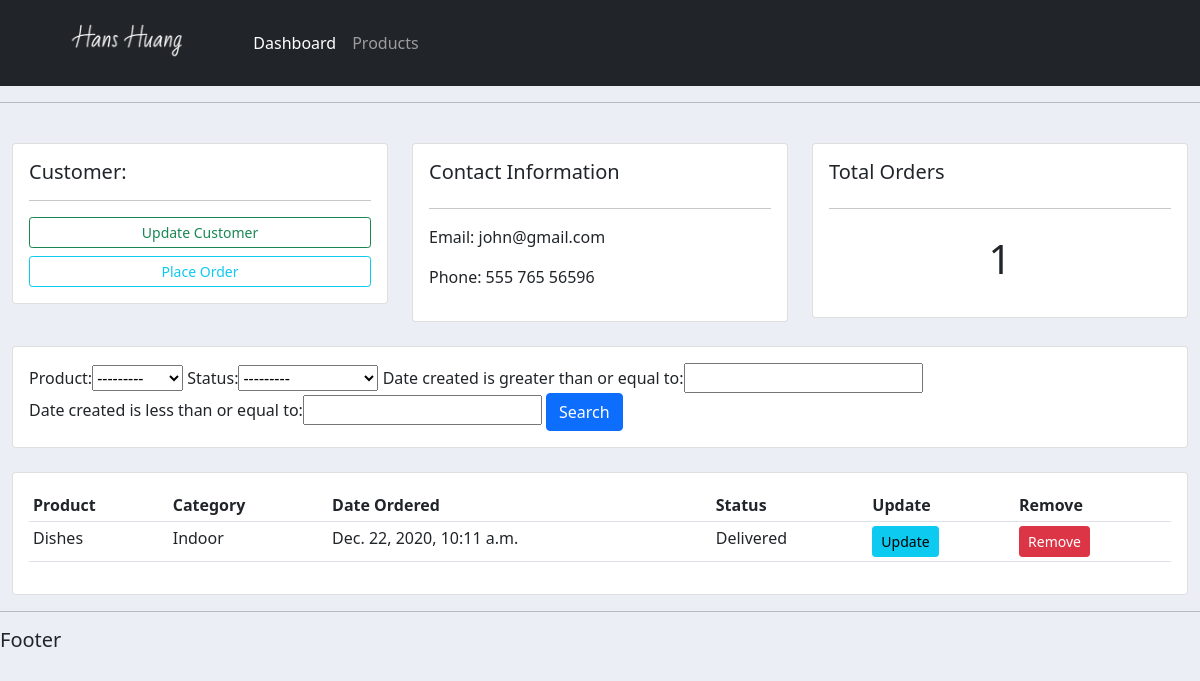
The app's page /customer/1, older data.
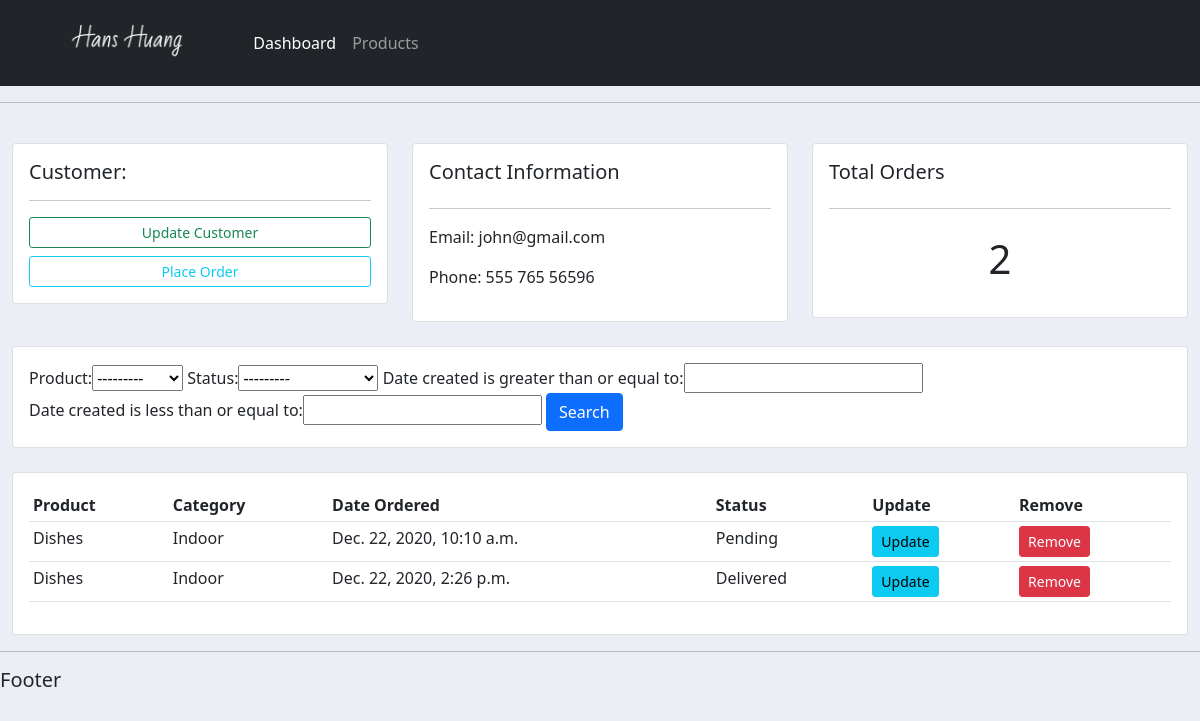
The same page, newer data.
### accounts/models.py (models this page shows, shortened)
class Order(models.Model):
    STATUS = (
        ('Pending', 'Pending'),
        ('Out for delivery', 'Out for delivery'),
        ('Delivered', 'Delivered'),
    )
    customer = models.ForeignKey(Customer, null=True, on_delete=models.SET_NULL)
    product = models.ForeignKey(Product, null=True, on_delete=models.SET_NULL)
    date_created = models.DateTimeField(auto_now_add=True, null=True)
    status = models.CharField(max_length=200, null=True, choices=STATUS)

class Product(models.Model):
    CATEGORY = (
        ('Indoor', 'Indoor'),
        ('Out Door', 'Out Door'),
    )
    name = models.CharField(max_length=200, null=True)
    price = models.FloatField(null=True)
    category = models.CharField(max_length=200, null=True, choices=CATEGORY)
    description = models.CharField(max_length=200, null=True, blank=True)
    date_created = models.DateTimeField(auto_now_add=True, null=True)
    tags = models.ManyToManyField(Tag)
    def __str__(self):
        return self.name

### accounts/views.py (the view)
# urls.py: path('customer/<str:pk>', views.customer, name='customer'),
def customer(request, pk):
    customer = Customer.objects.get(pk=pk)
    orders = customer.order_set.all()
    order_count = orders.count()
    my_filter = OrderFilter(request.GET, queryset=orders)
    orders = my_filter.qs
    context = {
        'customer': customer,
        'orders': orders,
        'order_count': order_count,
        'my_filter': my_filter,
    }
    return render(request, 'accounts/customer.html', context)

### accounts/templates/accounts/customer.html
{% extends 'base.html' %}
{% block content %}
    <br>
    <div class="row">
        <div class="col-md">
            <div class="card">
                <div class="card-body">
                    <h5>Customer:</h5>
                    <hr>
                    <div class="d-grid gap-2">
                        <a class="btn btn-outline-success btn-sm" href="">Update Customer</a>
                        <a class="btn btn-outline-info btn-sm" href="{% url 'create_order' customer.pk %}">Place Order</a>
                    </div>
                </div>
            </div>
        </div>
        <div class="col-md">
            <div class="card card-body">
                <h5>Contact Information</h5>
                <hr>
                <p>Email: {{ customer.email }}</p>
                <p>Phone: {{ customer.phone }}</p>
            </div>
        </div>
        <div class="col-md">
            <div class="card card-body">
                <h5>Total Orders</h5>
                <hr>
                <h1 style="text-align: center;padding: 10px">{{ order_count }}</h1>
            </div>
        </div>
    </div>
    <br>
    <div class="row">
        <div class="col">
            <div class="card card-body">
                <form method="get">
                    {{ my_filter.form }}
                    <button class="btn btn-primary" type="submit">Search</button>
                </form>
            </div>
        </div>
    </div>
    <br>
    <div class="row">
        <div class="col-md">
            <div class="card card-body">
                <table class="table table-sm">
                    <tr>
                        <th>Product</th>
                        <th>Category</th>
                        <th>Date Ordered</th>
                        <th>Status</th>
                        <th>Update</th>
                        <th>Remove</th>
                    </tr>
                    {% for order in orders %}
                        <tr>
                            <td>{{ order.product }}</td>
                            <td>{{ order.product.category }}</td>
                            <td>{{ order.date_created }}</td>
                            <td>{{ order.status }}</td>
                            <td><a href="{% url 'update_order' order.pk %}" class="btn btn-sm btn-info">Update</a> </td>
                            <td><a href="{% url 'delete_order' order.pk %}" class="btn btn-sm btn-danger">Remove</a> </td>
                        </tr>
                    {%  endfor %}
                </table>
            </div>
        </div>
    </div>
{% endblock %}

Row changes from the older to the newer data that the page shows:
removed Order: product "Dishes", product.category "Indoor", date_created "Dec. 22, 2020, 10:11 a.m.", status "Delivered"
now on this page (row edited): Order: product "Dishes", product.category "Indoor", date_created "Dec. 22, 2020, 10:10 a.m.", status "Pending"
added Order: product "Dishes", product.category "Indoor", date_created "Dec. 22, 2020, 2:26 p.m.", status "Delivered"
Text that changed along with them:
{{ order_count }}: "1" → "2"
